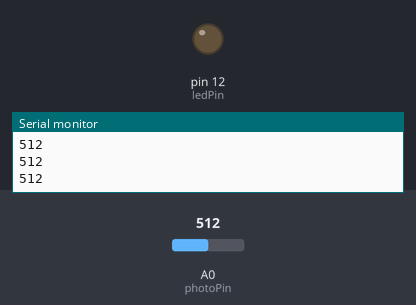
A sketch run on a simulated Arduino Uno, built with avr-gcc and run on an emulated ATmega328P. Parts: output pins drawn as LEDs (lit = HIGH), the last lines printed to the serial monitor. The inputs (shaded band) are chosen by the test bench; at power-on: A0 (photoPin) = 512.

Above: at 1.2 s.
1.3 s: A0 (photoPin) set to 422
2.8 s: A0 (photoPin) set to 395
At 4.0 s:
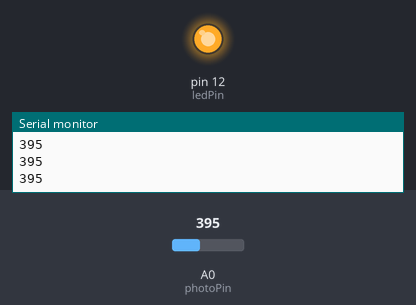
4.3 s: A0 (photoPin) set to 511
At 5.4 s:
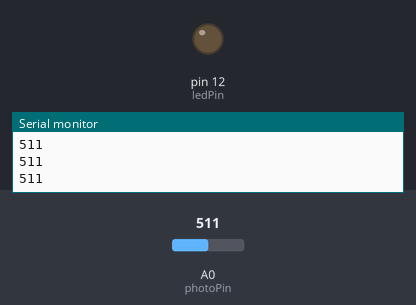
5.8 s: A0 (photoPin) set to 306
At 6.7 s:
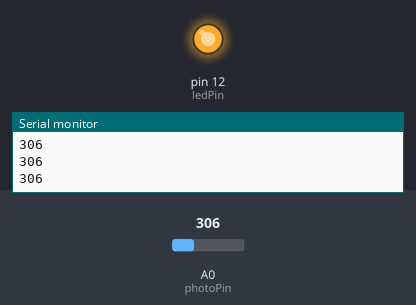
Timing chart, 0 to 8.3 s (numbered marks = the images above; inputs shaded):
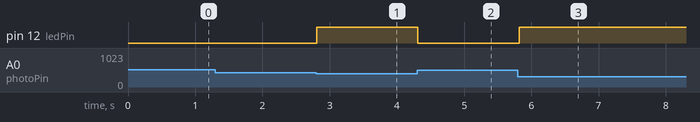

The sketch:

Cogs_City_Day4.ino
```cpp
// Day 4 Code for Cogsworth City Adventure Kit
// Inventr.io
// Photoresistor control of an LED
//
// Made some changes to observe initial light level in room; a simple calibration.
// Code now looks for changes from the initial light level beyond the
// threshold value (adjust as needed for your situation).
//
// Lori Pfahler
// August 2024

// pins for photoresistor and LED
int photoPin = A0;
int ledPin = 12;

// variables
int lightLevel = 0;  // current light level in room
int initLightLevel;  // light level at start of program/device
int threshold = 100;  // threshold setting for light change detection

void setup() {
  // setup LED
  pinMode(ledPin, OUTPUT);
  // start serial monitor to print status to monitor
  Serial.begin(9600);
  // get initial light level in room
  initLightLevel = analogRead(photoPin);
}

void loop() {
  // read light level from photoresistor (0-1023 scale)
  lightLevel = analogRead(photoPin);
  // print current light level to serial monitor
  Serial.println(lightLevel);

  // check if light level has been reduced from initial by the threshold setting
  if (lightLevel < initLightLevel - threshold) {
    // if current light level is < (initLightLevel - threshold), turn LED on
    digitalWrite(ledPin, HIGH);
  }
  else {
    // otherwise turn LED off
    digitalWrite(ledPin, LOW);
  }
  // short delay
  delay(100);
}
```

Measured:
- the behaviour switches between 412 and 411 on A0 (photoPin) (found by bisection; images 0 and 1)
- after the input at 2.8 s, pin 12 (ledPin): LOW → HIGH at once
- after the input at 4.3 s, pin 12 (ledPin): HIGH → LOW at once
- after the input at 5.8 s, pin 12 (ledPin): LOW → HIGH at once
